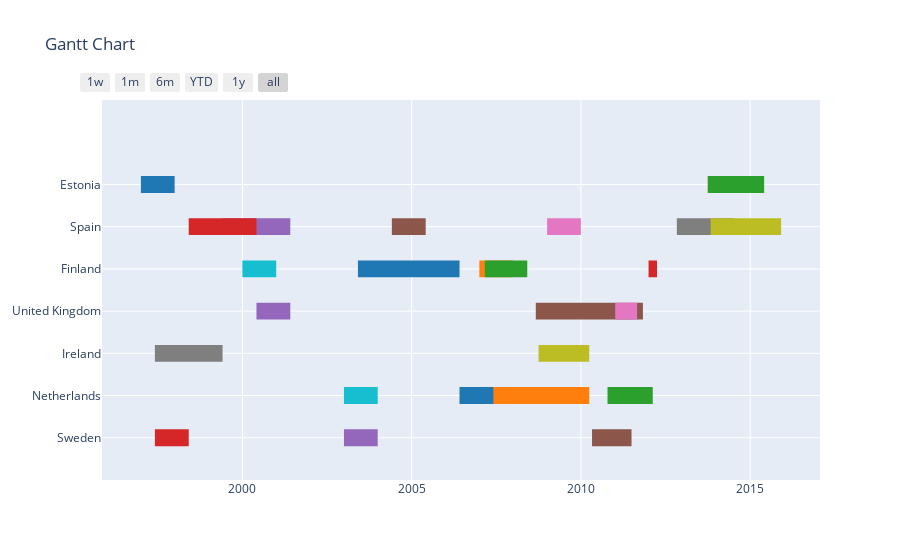

Notebook source saved alongside this figure:
### Markdown cell above
We remove Finland long survey

### Code cell
df_gantt_best = (
    df_gantt_best[
        ~(
            (df_gantt_best["Start"] == parser.parse("2001-01-04")) &
            (df_gantt_best["Finish"] == parser.parse("2009-12-19"))
        )]
    .reset_index(drop=True)
)

fig = ff.create_gantt(df_gantt_best, group_tasks=True, showgrid_x=True, showgrid_y=True)
fig.show()

### Figure 1 — Plotly figure (JSON) as saved in the notebook; plotly's stock layout.template omitted (floating-point values rounded to 4 significant figures)
{"data": [{"fill": "toself", "fillcolor": "rgb(127, 127, 127)", "hoverinfo": "name", "legendgroup": "rgb(127, 127, 127)", "mode": "none", "name": "Ireland", "type": "scatter", "x": ["2012-11-01T00:00:00", "2014-07-01T00:00:00", "2014-07-01T00:00:00", "2012-11-01T00:00:00", "2012-11-01T00:00:00", "1997-06-01T00:00:00", "1999-06-01T00:00:00", "1999-06-01T00:00:00", "1997-06-01T00:00:00"], "y": [4.8, 4.8, 5.2, 5.2, null, 1.8, 1.8, 2.2, 2.2]}, {"fill": "toself", "fillcolor": "rgb(140, 86, 75)", "hoverinfo": "name", "legendgroup": "rgb(140, 86, 75)", "mode": "none", "name": "Sweden", "type": "scatter", "x": ["2004-06-01T00:00:00", "2005-06-01T00:00:00", "2005-06-01T00:00:00", "2004-06-01T00:00:00", "2004-06-01T00:00:00", "2008-09-01T00:00:00", "2011-11-01T00:00:00", "2011-11-01T00:00:00", "2008-09-01T00:00:00", "2008-09-01T00:00:00", "2010-05-01T00:00:00", "2011-07-01T00:00:00", "2011-07-01T00:00:00", "2010-05-01T00:00:00"], "y": [4.8, 4.8, 5.2, 5.2, null, 2.8, 2.8, 3.2, 3.2, null, -0.2, -0.2, 0.2, 0.2]}, {"fill": "toself", "fillcolor": "rgb(148, 103, 189)", "hoverinfo": "name", "legendgroup": "rgb(148, 103, 189)", "mode": "none", "name": "Sweden", "type": "scatter", "x": ["1999-06-01T00:00:00", "2001-06-01T00:00:00", "2001-06-01T00:00:00", "1999-06-01T00:00:00", "1999-06-01T00:00:00", "2000-06-01T00:00:00", "2001-06-01T00:00:00", "2001-06-01T00:00:00", "2000-06-01T00:00:00", "2000-06-01T00:00:00", "2003-01-01T00:00:00", "2003-12-31T00:00:00", "2003-12-31T00:00:00", "2003-01-01T00:00:00"], "y": [4.8, 4.8, 5.2, 5.2, null, 2.8, 2.8, 3.2, 3.2, null, -0.2, -0.2, 0.2, 0.2]}, {"fill": "toself", "fillcolor": "rgb(188, 189, 34)", "hoverinfo": "name", "legendgroup": "rgb(188, 189, 34)", "mode": "none", "name": "Ireland", "type": "scatter", "x": ["2013-11-01T00:00:00", "2015-12-01T00:00:00", "2015-12-01T00:00:00", "2013-11-01T00:00:00", "2013-11-01T00:00:00", "2008-10-01T00:00:00", "2010-04-01T00:00:00", "2010-04-01T00:00:00", "2008-10-01T00:00:00"], "y": [4.8, 4.8, 5.2, 5.2, null, 1.8, 1.8, 2.2, 2.2]}, {"fill": "toself", "fillcolor": "rgb(214, 39, 40)", "hoverinfo": "name", "legendgroup": "rgb(214, 39, 40)", "mode": "none", "name": "Sweden", "type": "scatter", "x": ["1998-06-01T00:00:00", "2000-06-01T00:00:00", "2000-06-01T00:00:00", "1998-06-01T00:00:00", "1998-06-01T00:00:00", "2012-01-01T00:00:00", "2012-04-01T00:00:00", "2012-04-01T00:00:00", "2012-01-01T00:00:00", "2012-01-01T00:00:00", "1997-06-01T00:00:00", "1998-06-01T00:00:00", "1998-06-01T00:00:00", "1997-06-01T00:00:00"], "y": [4.8, 4.8, 5.2, 5.2, null, 3.8, 3.8, 4.2, 4.2, null, -0.2, -0.2, 0.2, 0.2]}, {"fill": "toself", "fillcolor": "rgb(227, 119, 194)", "hoverinfo": "name", "legendgroup": "rgb(227, 119, 194)", "mode": "none", "name": "United Kingdom", "type": "scatter", "x": ["2009-01-01T00:00:00", "2009-12-31T00:00:00", "2009-12-31T00:00:00", "2009-01-01T00:00:00", "2009-01-01T00:00:00", "2011-01-06T00:00:00", "2011-08-30T00:00:00", "2011-08-30T00:00:00", "2011-01-06T00:00:00"], "y": [4.8, 4.8, 5.2, 5.2, null, 2.8, 2.8, 3.2, 3.2]}, {"fill": "toself", "fillcolor": "rgb(23, 190, 207)", "hoverinfo": "name", "legendgroup": "rgb(23, 190, 207)", "mode": "none", "name": "Netherlands", "type": "scatter", "x": ["2000-01-01T00:00:00", "2000-12-31T00:00:00", "2000-12-31T00:00:00", "2000-01-01T00:00:00", "2000-01-01T00:00:00", "2003-01-01T00:00:00", "2003-12-31T00:00:00", "2003-12-31T00:00:00", "2003-01-01T00:00:00"], "y": [3.8, 3.8, 4.2, 4.2, null, 0.8, 0.8, 1.2, 1.2]}, {"fill": "toself", "fillcolor": "rgb(255, 127, 14)", "hoverinfo": "name", "legendgroup": "rgb(255, 127, 14)", "mode": "none", "name": "Netherlands", "type": "scatter", "x": ["2013-10-01T00:00:00", "2015-04-01T00:00:00", "2015-04-01T00:00:00", "2013-10-01T00:00:00", "2013-10-01T00:00:00", "2007-01-01T00:00:00", "2007-12-31T00:00:00", "2007-12-31T00:00:00", "2007-01-01T00:00:00", "2007-01-01T00:00:00", "2007-03-01T00:00:00", "2010-04-01T00:00:00", "2010-04-01T00:00:00", "2007-03-01T00:00:00"], "y": [5.8, 5.8, 6.2, 6.2, null, 3.8, 3.8, 4.2, 4.2, null, 0.8, 0.8, 1.2, 1.2]}, {"fill": "toself", "fillcolor": "rgb(31, 119, 180)", "hoverinfo": "name", "legendgroup": "rgb(31, 119, 180)", "mode": "none", "name": "Netherlands", "type": "scatter", "x": ["1997-01-01T00:00:00", "1997-12-31T00:00:00", "1997-12-31T00:00:00", "1997-01-01T00:00:00", "1997-01-01T00:00:00", "2003-06-01T00:00:00", "2006-06-01T00:00:00", "2006-06-01T00:00:00", "2003-06-01T00:00:00", "2003-06-01T00:00:00", "2006-06-01T00:00:00", "2007-06-01T00:00:00", "2007-06-01T00:00:00", "2006-06-01T00:00:00"], "y": [5.8, 5.8, 6.2, 6.2, null, 3.8, 3.8, 4.2, 4.2, null, 0.8, 0.8, 1.2, 1.2]}, {"fill": "toself", "fillcolor": "rgb(44, 160, 44)", "hoverinfo": "name", "legendgroup": "rgb(44, 160, 44)", "mode": "none", "name": "Netherlands", "type": "scatter", "x": ["2013-10-01T00:00:00", "2015-06-01T00:00:00", "2015-06-01T00:00:00", "2013-10-01T00:00:00", "2013-10-01T00:00:00", "2007-03-01T00:00:00", "2008-06-01T00:00:00", "2008-06-01T00:00:00", "2007-03-01T00:00:00", "2007-03-01T00:00:00", "2010-10-15T00:00:00", "2012-02-15T00:00:00", "2012-02-15T00:00:00", "2010-10-15T00:00:00"], "y": [5.8, 5.8, 6.2, 6.2, null, 3.8, 3.8, 4.2, 4.2, null, 0.8, 0.8, 1.2, 1.2]}, {"legendgroup": "rgb(127, 127, 127)", "marker": {"color": "rgb(127, 127, 127)", "opacity": 0, "size": 1}, "mode": "markers", "name": "", "showlegend": false, "text": [null, null, null, null], "type": "scatter", "x": ["2012-11-01T00:00:00", "2014-07-01T00:00:00", "1997-06-01T00:00:00", "1999-06-01T00:00:00"], "y": [5, 5, 2, 2]}, {"legendgroup": "rgb(140, 86, 75)", "marker": {"color": "rgb(140, 86, 75)", "opacity": 0, "size": 1}, "mode": "markers", "name": "", "showlegend": false, "text": [null, null, null, null, null, null], "type": "scatter", "x": ["2004-06-01T00:00:00", "2005-06-01T00:00:00", "2008-09-01T00:00:00", "2011-11-01T00:00:00", "2010-05-01T00:00:00", "2011-07-01T00:00:00"], "y": [5, 5, 3, 3, 0, 0]}, {"legendgroup": "rgb(148, 103, 189)", "marker": {"color": "rgb(148, 103, 189)", "opacity": 0, "size": 1}, "mode": "markers", "name": "", "showlegend": false, "text": [null, null, null, null, null, null], "type": "scatter", "x": ["1999-06-01T00:00:00", "2001-06-01T00:00:00", "2000-06-01T00:00:00", "2001-06-01T00:00:00", "2003-01-01T00:00:00", "2003-12-31T00:00:00"], "y": [5, 5, 3, 3, 0, 0]}, {"legendgroup": "rgb(188, 189, 34)", "marker": {"color": "rgb(188, 189, 34)", "opacity": 0, "size": 1}, "mode": "markers", "name": "", "showlegend": false, "text": [null, null, null, null], "type": "scatter", "x": ["2013-11-01T00:00:00", "2015-12-01T00:00:00", "2008-10-01T00:00:00", "2010-04-01T00:00:00"], "y": [5, 5, 2, 2]}, {"legendgroup": "rgb(214, 39, 40)", "marker": {"color": "rgb(214, 39, 40)", "opacity": 0, "size": 1}, "mode": "markers", "name": "", "showlegend": false, "text": [null, null, null, null, null, null], "type": "scatter", "x": ["1998-06-01T00:00:00", "2000-06-01T00:00:00", "2012-01-01T00:00:00", "2012-04-01T00:00:00", "1997-06-01T00:00:00", "1998-06-01T00:00:00"], "y": [5, 5, 4, 4, 0, 0]}, {"legendgroup": "rgb(227, 119, 194)", "marker": {"color": "rgb(227, 119, 194)", "opacity": 0, "size": 1}, "mode": "markers", "name": "", "showlegend": false, "text": [null, null, null, null], "type": "scatter", "x": ["2009-01-01T00:00:00", "2009-12-31T00:00:00", "2011-01-06T00:00:00", "2011-08-30T00:00:00"], "y": [5, 5, 3, 3]}, {"legendgroup": "rgb(23, 190, 207)", "marker": {"color": "rgb(23, 190, 207)", "opacity": 0, "size": 1}, "mode": "markers", "name": "", "showlegend": false, "text": [null, null, null, null], "type": "scatter", "x": ["2000-01-01T00:00:00", "2000-12-31T00:00:00", "2003-01-01T00:00:00", "2003-12-31T00:00:00"], "y": [4, 4, 1, 1]}, {"legendgroup": "rgb(255, 127, 14)", "marker": {"color": "rgb(255, 127, 14)", "opacity": 0, "size": 1}, "mode": "markers", "name": "", "showlegend": false, "text": [null, null, null, null, null, null], "type": "scatter", "x": ["2013-10-01T00:00:00", "2015-04-01T00:00:00", "2007-01-01T00:00:00", "2007-12-31T00:00:00", "2007-03-01T00:00:00", "2010-04-01T00:00:00"], "y": [6, 6, 4, 4, 1, 1]}, {"legendgroup": "rgb(31, 119, 180)", "marker": {"color": "rgb(31, 119, 180)", "opacity": 0, "size": 1}, "mode": "markers", "name": "", "showlegend": false, "text": [null, null, null, null, null, null], "type": "scatter", "x": ["1997-01-01T00:00:00", "1997-12-31T00:00:00", "2003-06-01T00:00:00", "2006-06-01T00:00:00", "2006-06-01T00:00:00", "2007-06-01T00:00:00"], "y": [6, 6, 4, 4, 1, 1]}, {"legendgroup": "rgb(44, 160, 44)", "marker": {"color": "rgb(44, 160, 44)", "opacity": 0, "size": 1}, "mode": "markers", "name": "", "showlegend": false, "text": [null, null, null, null, null, null], "type": "scatter", "x": ["2013-10-01T00:00:00", "2015-06-01T00:00:00", "2007-03-01T00:00:00", "2008-06-01T00:00:00", "2010-10-15T00:00:00", "2012-02-15T00:00:00"], "y": [6, 6, 4, 4, 1, 1]}], "layout": {"autosize": true, "hovermode": "closest", "showlegend": false, "title": {"text": "Gantt Chart"}, "xaxis": {"autorange": true, "range": ["1995-11-16 10:08:07.6494", "2017-01-15 13:51:52.3506"], "rangeselector": {"buttons": [{"count": 7, "label": "1w", "step": "day", "stepmode": "backward"}, {"count": 1, "label": "1m", "step": "month", "stepmode": "backward"}, {"count": 6, "label": "6m", "step": "month", "stepmode": "backward"}, {"count": 1, "label": "YTD", "step": "year", "stepmode": "todate"}, {"count": 1, "label": "1y", "step": "year", "stepmode": "backward"}, {"step": "all"}]}, "showgrid": true, "type": "date", "zeroline": false}, "yaxis": {"autorange": false, "range": [-1, 8], "showgrid": true, "ticktext": ["Sweden", "Netherlands", "Ireland", "United Kingdom", "Finland", "Spain", "Estonia"], "tickvals": [0, 1, 2, 3, 4, 5, 6], "type": "linear", "zeroline": false}}}
